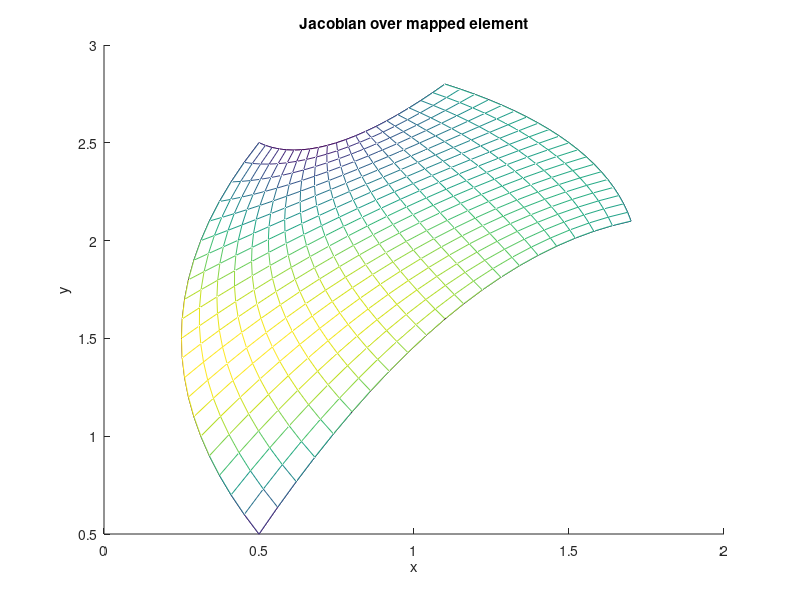

The MATLAB source for this figure:
% Mapping for a quadrilateral defined by the following eight points 
pts = [0.5, 0.5; 1.1, 1.6; 1.7, 2.1; 1.5, 2.5; 1.1, 2.8;
    .75, 2.5; .5,2.5; .25, 1.5];
xn=pts(:,1); yn= pts(:,2);
map=[];
for s=-1:1/10:1
    for t=-1:1/10:1
        % 8 node serendipity interpolation functions 
        n = [-((-1 + s)*(-1 + t)*(1 + s + t))/4, ...
                ((-1 + s^2)*(-1 + t))/2, ...
                ((-1 + t)*(1 - s^2 + t + s*t))/4,...
                -((1 + s)*(-1 + t^2))/2, ...
                ((1 + s)*(1 + t)*(-1 + s + t))/4, ...
                -((-1 + s^2)*(1 + t))/2, ...
                ((-1 + s)*(1 + s - t)*(1 + t))/4,...
                ((-1 + s)*(-1 + t^2))/2];
        dns = [-((-1 + t)*(2*s + t))/4, s*(-1 + t), ...
                ((-1 + t)*(-2*s + t))/4,...
                (1 - t^2)/2, ((1 + t)*(2*s + t))/4, ...
                -(s*(1 + t)), ((2*s - t)*(1 + t))/4, ...
                (-1 + t^2)/2];
        dnt = [((-1 + s)*(s + 2*t))/4, (-1 + s^2)/2, ...
                -((1 + s)*(s - 2*t))/4,...
                -((1 + s)*t), ((1 + s)*(s + 2*t))/4, ...
                (1 - s^2)/2, ...
                ((-1 + s)*(s - 2*t))/4, (-1 + s)*t];
        x = n*xn; y=n*yn; 
        dxs=dns*xn; dxt=dnt*xn;
        dys=dns*yn; dyt=dnt*yn; J=[dxs, dxt; dys, dyt]; detJ = det(J);
        map=[map; [s, t, x, y, detJ]];
    end
end
detJ=[]; x=[]; y=[];
for i=1:21:length(map)
    x = [x, map(i:i+20,3)];
    y = [y, map(i:i+20,4)];
    detJ = [detJ, map(i:i+20,5)];
end
% Plot quadrilateral from mapped coordinates
% The surface plot shows detJ values
clf
hold on
mesh(x,y, zeros(length(x)));
mesh(x,y, detJ)
title('Jacobian over mapped element')
xlabel('x'); ylabel('y'); zlabel('detJ')
hold off
